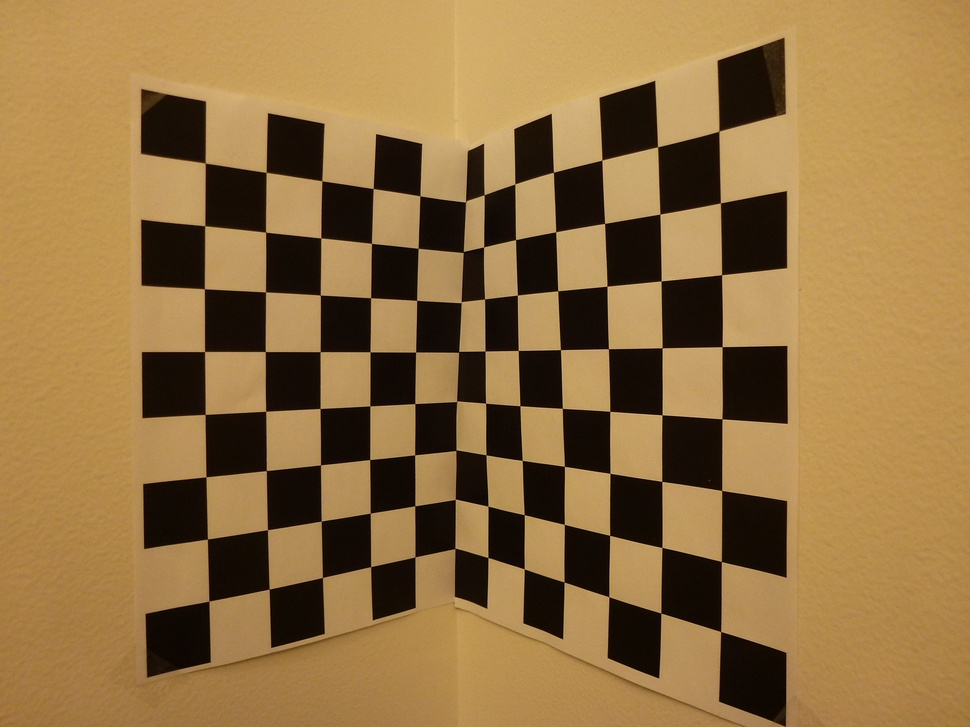
%> input picture Matlab/computer_vision/Camera_calibration/P1020660.JPG, 970 x 727 px, shrunk from 3648 x 2736 before the run
$ octave calibration.m   (GNU Octave 9; MATLAB toolbox functions it lacks are replaced by stand-ins)
%> lines starting %> are read from the running program, lines starting %| are printed output that depends on the picture
%%
% CS 6320 : 3D Computer Vision
%
% Author : Arthur COSTE
% Date : January 2013
%
% Content : Camera calibration
%
%%

clear all
close all

I=imread('P1020660.JPG');
%> I is the input picture: size 727x970x3 uint8; mean R, G, B 145.9, 113.7, 66.9
I2=double(I(:,:,1));
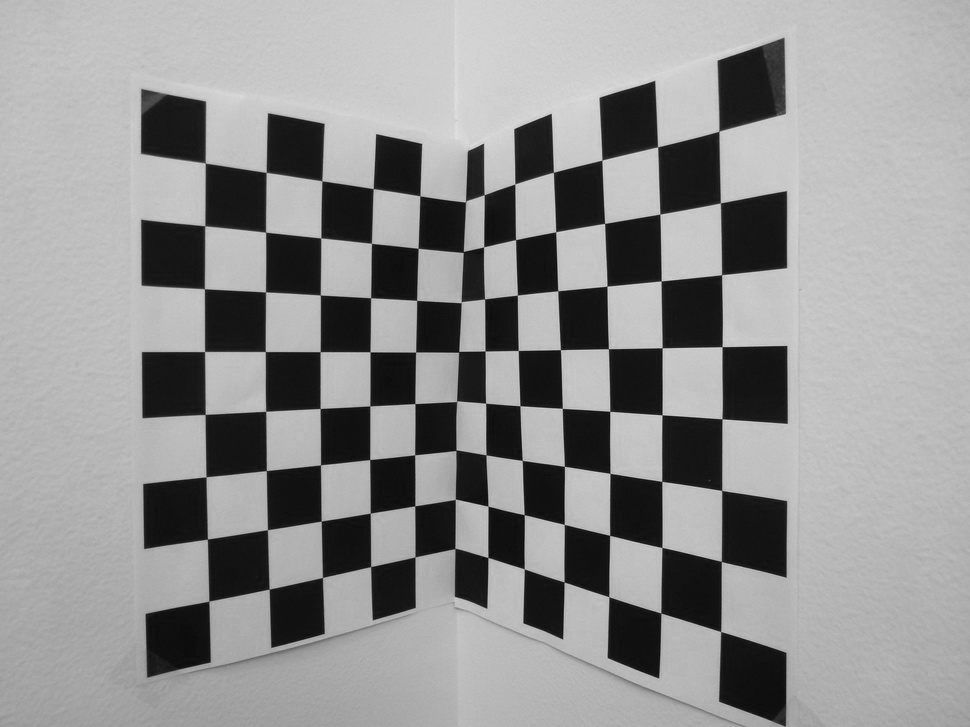
%> I2: size 727x970 double; min 8, max 225, mean 145.9

imagesc(I2)
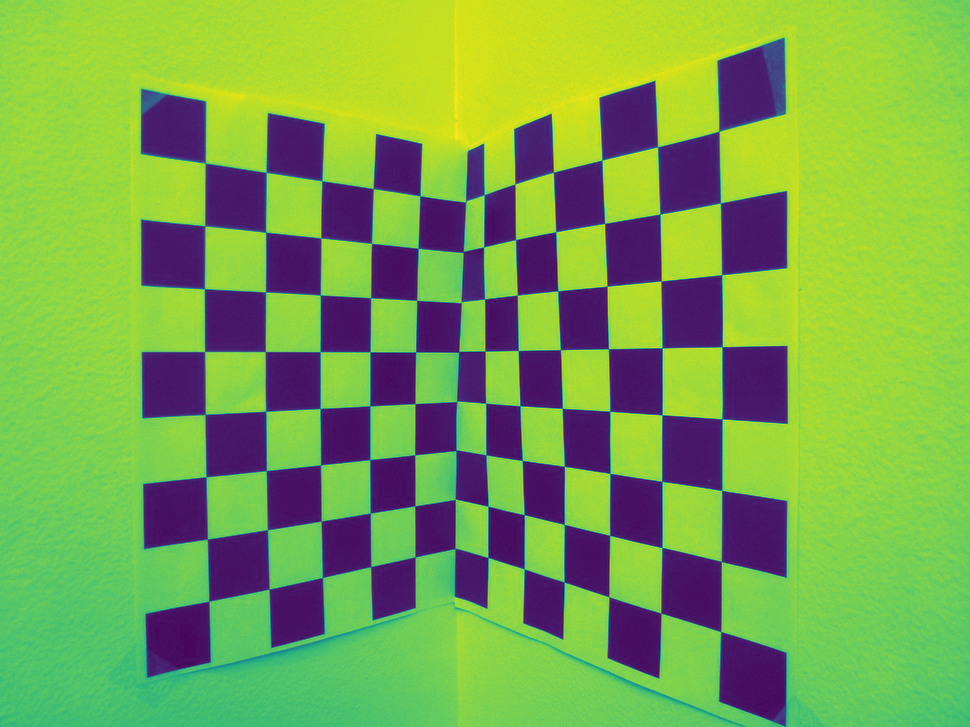
%> displayed picture: size 727x970x3, on the screen's scale of 0 to 255; mean R, G, B 122.5, 165.6, 78.8

%[x,y] = select_points(I2)

%small image
%x= [261.9035;335.5877;398.7456;461.9035;514.5351;602.2544;651.3772;696.9912;
  %760.1491;816.2895;889.9737;258.3947;335.5877;398.7456;458.3947;511.0263;
  %605.7632;647.8684;700.5000;753.1316;823.3070;893.4825;893.4825]

%y= [743.9211;730.7632;717.6053;701.8158;688.6579;691.2895;707.0789;722.8684;
  %741.2895;759.7105;783.3947;667.6053;657.0789;646.5526;638.6579;628.1316;
  %630.7632;638.6579;651.8158;662.3421;678.1316;696.5526;693.9211]

  %original image
%x= 1.0e+03 .*[0.7845;1.0192;1.2218;1.4032;1.5738;1.8405;1.9792;2.1178;2.2992;
    %2.4805;2.7152;0.7738;0.9978;1.2112;1.3925;1.5525;1.8298;1.9685;2.1178;
    %2.2992;2.4912;2.7152;3.3018]

%y = 1.0e+03.*[2.2605;2.2205;2.1725;2.1325;2.0925;2.1005;2.1405;2.1885;2.2525;
    %2.3005;2.3805;2.0285;2.0045;1.9645;1.9325;1.9005;1.9005;1.9405;1.9725;
    %2.0205;2.0605;2.1165;2.0205]

x = 1.0e+03.*[0.7845;1.0192;1.2112;1.4032;1.5632;1.8192;1.9792;2.1285;2.2992;
    2.4805;2.7258;0.7845;1.0085;1.2005;1.4032;1.5525;1.8298;1.9685;2.1285;
    2.2885;2.4912;2.7045;0.7845;0.7845;0.7738;0.7738;0.7632;0.7845;2.7258;
    2.7152;2.7152;2.7258;2.7152;2.7152;3.2058]

y = 1.0e+03.*[2.2605;2.2205;2.1725;2.1325;2.1005;2.1005;2.1485;2.1885;2.2525;
    2.3005;2.3885;2.0285;1.9885;1.9565;1.9325;1.9005;1.9005;1.9405;1.9725;
    2.0205;2.0605;2.1085;1.7965;1.5485;1.3245;1.0925;0.8525;0.6205;1.8445;
    1.5725;1.3085;1.0365;0.7645;0.4925;0.5645]

P = [15,0,33;
    12,0,33;
    9,0,33;
    6,0,33;
    3,0,33;
    0,3,33;
    0,6,33;
    0,9,33;
    0,12,33;
    0,15,33;
    0,18,33;
    15,0,36;
    12,0,36;
    9,0,36;
    6,0,36;
    3,0,36;
    0,3,36;
    0,6,36;
    0,9,36;
    0,12,36;
    0,15,36;
    0,18,36;
    15,0,39;
    15,0,42;
    15,0,45;
    15,0,48;
    15,0,51;
    15,0,54;
    0,18,39;
    0,18,42;
    0,18,45;
    0,18,48;
    0,18,51;
    0,18,54]

L=zeros(1,12);
% U=zeros(1,1);

% P=[15,0,36;
%    12,0,36;
%    9,0,36;
%    6,0,36;
%    3,0,36;
%    0,3,36;
%    0,6,36;
%    0,9,36;
%    0,12,36;
%    0,15,36;
%    0,18,36]
% L=zeros(1,12)

% for i = 1:length(x)-1
%     L1=[P(i,1),P(i,2),P(i,3), 0,0,0,-x(i)*P(i,1),-x(i)*P(i,2),-x(i)*P(i,3)]
%     L2= [0,0,0, -y(i)*P(i,1),-y(i)*P(i,2),-y(i)*P(i,3),P(i,1),P(i,2),P(i,3)]
%     LP=[L1;L2]
%     L=[L;LP]
%     U=[U;x(i);y(i)]
% end
for i = 1:length(x)-1
    L1=[P(i,1),P(i,2),P(i,3),1,0,0,0,0, -x(i)*P(i,1),-x(i)*P(i,2),-x(i)*P(i,3),-x(i)]
    L2= [0,0,0,0,P(i,1),P(i,2),P(i,3),1,-y(i)*P(i,1),-y(i)*P(i,2),-y(i)*P(i,3),-y(i)]
    L=[L;L1;L2]
end
[U,S,V]=svd(L)
X = V(:,end)
a1=[X(1);X(2);X(3)]
a2=[X(5);X(6);X(7)]
a3=[X(9);X(10);X(11)]

rho = -1 / norm(a3)
r3 = rho*a3
u_0 = rho^2*(a1'*a3)
v_0 = rho^2*(a2'*a3)

theta = acosd(-(cross(a1,a3)'*cross(a2,a3))/(norm(cross(a1,a3))'*norm(cross(a2,a3))))
alpha = rho^2 * norm(cross(a1,a3))*sind(theta)
beta = rho^2 * norm(cross(a2,a3))*sind(theta)

r1= (cross(a2,a3)/norm(cross(a2,a3)))
r3=a3
r2=cross(r3,r1)

% [43 lines of commented-out code are left out]
rotbeta = asind(-r3(1))
rotalpha = asind(r3(2)/cosd(rotbeta))
rotgamma = atand(r2(1)/r1(1))
k = [alpha, -alpha*(cosd(theta)/sind(theta)),u_0;
     0,beta/sin(theta), v_0;
     0,0,1];
t = rho*inv(k)*[X(4);X(8);X(12)]

phi_rot = -atand(r2(3)/r3(3))
gamma_rot = -atand(r1(2)/r1(1))
omega_rot = atand(r1(3)/(-r2(3)*sin(phi_rot)+r3(3)*cos(phi_rot)))
